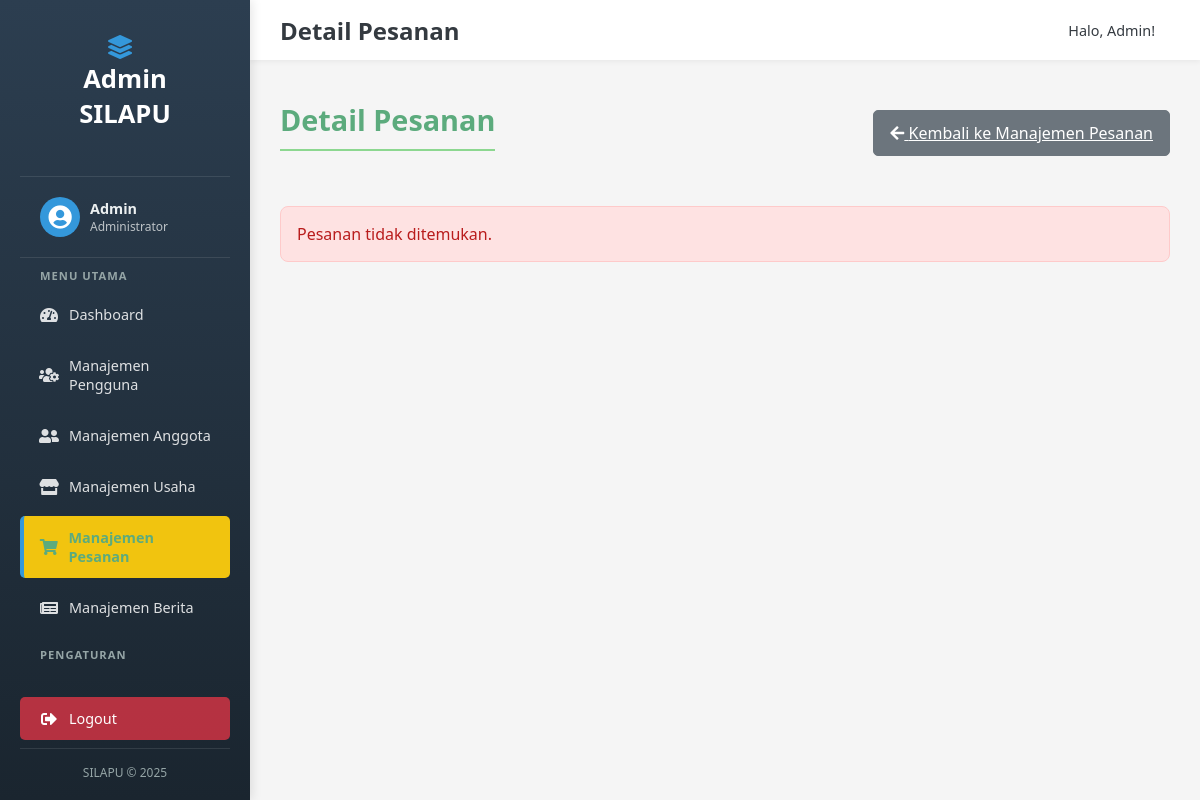
The page /admin/detail_pesanan.php?nomor_pesanan=INV-20250516-BC37 (signed in) on the database as committed earlier.
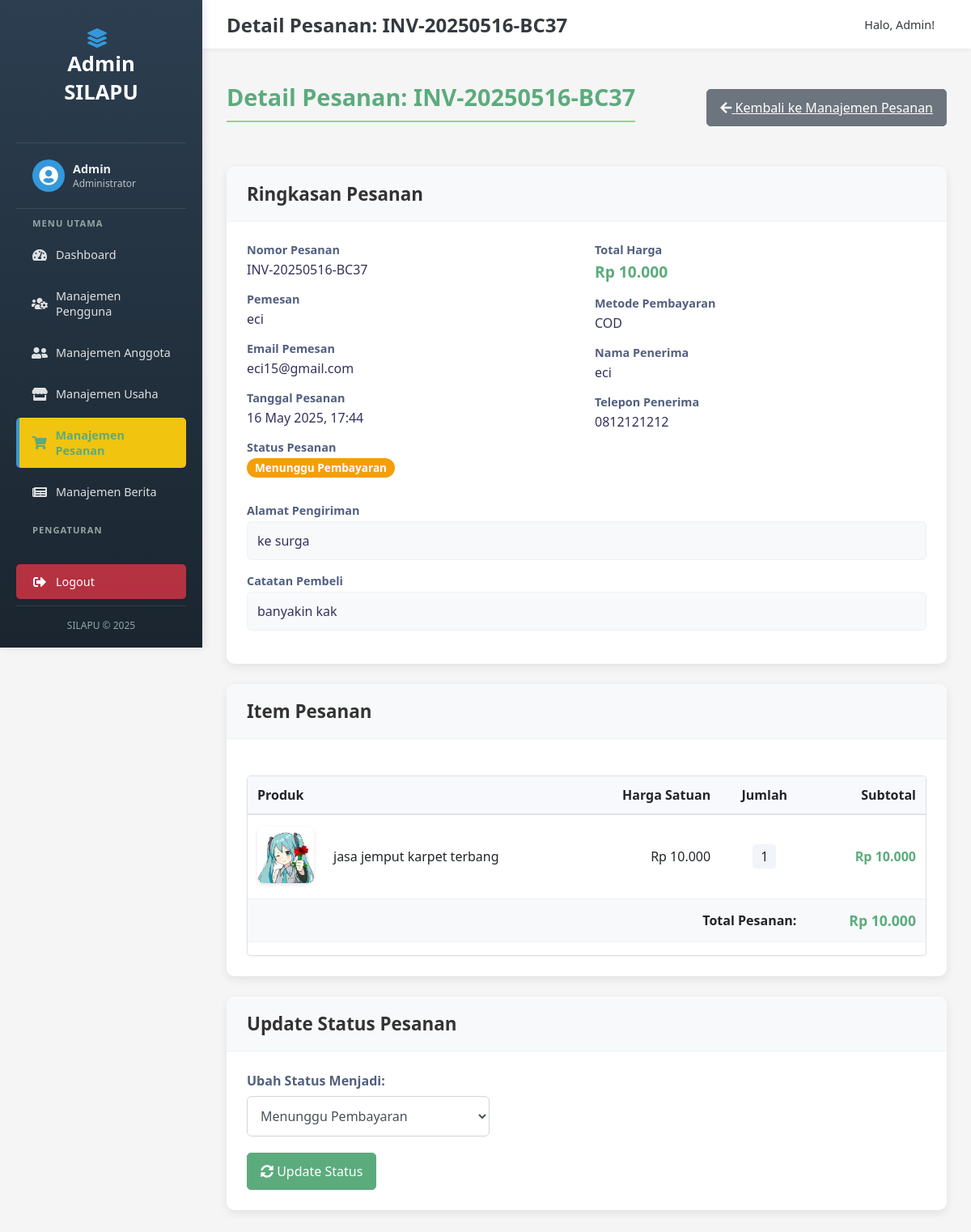
The same page on the database as committed later.
### tables this page shows
CREATE TABLE `pesanan` (
  `id` int NOT NULL,
  `user_id` int DEFAULT NULL,
  `nomor_pesanan` varchar(50) NOT NULL,
  `total_harga` decimal(12,2) NOT NULL,
  `status_pesanan` varchar(50) NOT NULL DEFAULT 'Menunggu Pembayaran',
  `metode_pembayaran` varchar(100) DEFAULT NULL,
  `alamat_pengiriman` text,
  `nama_penerima` varchar(255) DEFAULT NULL,
  `telepon_penerima` varchar(20) DEFAULT NULL,
  `catatan_pembeli` text,
  `tanggal_pesanan` timestamp NULL DEFAULT CURRENT_TIMESTAMP,
  `tanggal_update` timestamp NULL DEFAULT CURRENT_TIMESTAMP ON UPDATE CURRENT_TIMESTAMP
);

CREATE TABLE `users` (
  `id` int NOT NULL,
  `username` varchar(100) NOT NULL,
  `email` varchar(255) NOT NULL,
  `password` varchar(255) NOT NULL,
  `role` varchar(50) NOT NULL DEFAULT 'user',
  `created_at` timestamp NULL DEFAULT CURRENT_TIMESTAMP
);

CREATE TABLE `detail_pesanan` (
  `id` int NOT NULL,
  `pesanan_id` int NOT NULL,
  `produk_id` int DEFAULT NULL,
  `nama_produk` varchar(255) NOT NULL,
  `harga_produk` decimal(10,2) NOT NULL,
  `jumlah` int NOT NULL,
  `subtotal_item` decimal(10,2) NOT NULL
);

CREATE TABLE `produk_layanan` (
  `id` int NOT NULL,
  `usaha_id` int NOT NULL,
  `nama_produk_layanan` varchar(255) NOT NULL,
  `deskripsi_produk_layanan` text,
  `harga` decimal(10,2) NOT NULL,
  `satuan` varchar(50) DEFAULT 'pcs',
  `stok` int DEFAULT NULL,
  `foto_produk_layanan` varchar(255) DEFAULT NULL,
  `kategori_produk_layanan` varchar(100) DEFAULT NULL,
  `is_tersedia` tinyint(1) DEFAULT '1',
  `tanggal_ditambahkan` timestamp NULL DEFAULT CURRENT_TIMESTAMP,
  `tanggal_diupdate` timestamp NULL DEFAULT CURRENT_TIMESTAMP ON UPDATE CURRENT_TIMESTAMP
);

### admin/detail_pesanan.php (the view, shortened to what the rows shown need)
<?php
 $pathPrefix = '../';
 $adminPathPrefix = '';
 $pageTitle = "Detail Pesanan";
 require $pathPrefix . 'config/db.php';
 $pesanan_detail = null;
 $item_pesanan_list = [];
 $error_message = '';
 if (!isset($_GET['nomor_pesanan'])) {
     $error_message = "Nomor pesanan tidak disediakan.";
 } else {
     $nomor_pesanan_url = trim($_GET['nomor_pesanan']);
     $stmt_pesanan = $conn->prepare("SELECT p.*, u.username AS nama_pemesan, u.email AS email_pemesan
                                     FROM pesanan p
                                     LEFT JOIN users u ON p.user_id = u.id
                                     WHERE p.nomor_pesanan = ?");
     if (!$stmt_pesanan) {
         $error_message = "Database error (prepare pesanan): " . $conn->error;
     } else {
         $stmt_pesanan->bind_param("s", $nomor_pesanan_url);
         $stmt_pesanan->execute();
         $result_pesanan = $stmt_pesanan->get_result();
         if ($result_pesanan->num_rows === 1) {
             $pesanan_detail = $result_pesanan->fetch_assoc();
             $pageTitle = "Detail Pesanan: " . htmlspecialchars($pesanan_detail['nomor_pesanan']);
             $stmt_items = $conn->prepare("SELECT dp.*, pl.foto_produk_layanan
                                           FROM detail_pesanan dp
                                           LEFT JOIN produk_layanan pl ON dp.produk_id = pl.id
                                           WHERE dp.pesanan_id = ?");
             if (!$stmt_items) {
                 $error_message = ($error_message ? $error_message . "<br>" : "") . "Database error (prepare items): " . $conn->error;
             } else {
                 $stmt_items->bind_param("i", $pesanan_detail['id']);
                 $stmt_items->execute();
                 $result_items = $stmt_items->get_result();
                 while ($row = $result_items->fetch_assoc()) {
                     $item_pesanan_list[] = $row;
                 }
             }
         } else {
             $error_message = "Pesanan tidak ditemukan.";
         }
     }
 }
 include $pathPrefix . 'includes/admin_header.php';
 ?>
<div class="page-header">
    <h2 class="section-title"><?php echo $pageTitle; ?></h2>
    <a href="<?php echo $adminPathPrefix; ?>manajemen_pesanan.php" class="btn btn-secondary">
        <i class="fas fa-arrow-left"></i> Kembali ke Manajemen Pesanan
    </a>
</div>
<?php if ($pesanan_detail): ?>
    <div class="card">
        <div class="card-header">
            <h3 class="card-title">Ringkasan Pesanan</h3>
        </div>
        <div class="card-body">
            <div class="info-grid">
                <div>
                    <div class="info-group">
                        <span class="info-label">Nomor Pesanan</span>
                        <div class="info-value"><?php echo htmlspecialchars($pesanan_detail['nomor_pesanan']); ?></div>
                    </div>
                    <div class="info-group">
                        <span class="info-label">Pemesan</span>
                        <div class="info-value">
                            <?php echo htmlspecialchars($pesanan_detail['nama_pemesan'] ?? '[User Dihapus]'); ?>
                        </div>
                    </div>
                    <div class="info-group">
                        <span class="info-label">Email Pemesan</span>
                        <div class="info-value"><?php echo htmlspecialchars($pesanan_detail['email_pemesan'] ?? '-'); ?></div>
                    </div>
                    <div class="info-group">
                        <span class="info-label">Tanggal Pesanan</span>
                        <div class="info-value"><?php echo date('d F Y, H:i', strtotime($pesanan_detail['tanggal_pesanan'])); ?></div>
                    </div>
                    <div class="info-group">
                        <span class="info-label">Status Pesanan</span>
                        <div class="info-value">
                            <span class="badge" style="background-color: <?php
                                $status_colors = [
                                    'Menunggu Pembayaran' => '#f59e0b',
                                    'Pembayaran Dikonfirmasi' => '#10b981',
                                    'Diproses' => '#3b82f6',
                                    'Dikirim' => '#8b5cf6',
                                    'Selesai' => '#16a34a',
                                    'Dibatalkan' => '#ef4444'
                                ];
                                echo $status_colors[$pesanan_detail['status_pesanan']] ?? '#6c757d';
                            ?>; color: white;">
                                <?php echo htmlspecialchars($pesanan_detail['status_pesanan']); ?>
                            </span>
                        </div>
                    </div>
                </div>
                <div>
                    <div class="info-group">
                        <span class="info-label">Total Harga</span>
                        <div class="info-value total-price">Rp <?php echo number_format($pesanan_detail['total_harga'], 0, ',', '.'); ?></div>
                    </div>
                    <div class="info-group">
                        <span class="info-label">Metode Pembayaran</span>
                        <div class="info-value"><?php echo htmlspecialchars($pesanan_detail['metode_pembayaran']); ?></div>
                    </div>
                    <div class="info-group">
                        <span class="info-label">Nama Penerima</span>
                        <div class="info-value"><?php echo htmlspecialchars($pesanan_detail['nama_penerima']); ?></div>
                    </div>
                    <div class="info-group">
                        <span class="info-label">Telepon Penerima</span>
                        <div class="info-value"><?php echo htmlspecialchars($pesanan_detail['telepon_penerima']); ?></div>
                    </div>
                </div>
            </div>
            <div class="info-group" style="margin-top: 15px;">
                <span class="info-label">Alamat Pengiriman</span>
                <div class="info-value" style="background-color: #f8f9fa; padding: 12px; border-radius: 6px; border: 1px solid #edf2f7;">
                    <?php echo nl2br(htmlspecialchars($pesanan_detail['alamat_pengiriman'])); ?>
                </div>
            </div>
            <?php if (!empty($pesanan_detail['catatan_pembeli'])): ?>
                <div class="info-group">
                    <span class="info-label">Catatan Pembeli</span>
                    <div class="info-value" style="background-color: #f8f9fa; padding: 12px; border-radius: 6px; border: 1px solid #edf2f7;">
                        <?php echo nl2br(htmlspecialchars($pesanan_detail['catatan_pembeli'])); ?>
                    </div>
                </div>
            <?php endif; ?>
        </div>
    </div>
    <div class="card">
        <div class="card-header">
            <h3 class="card-title">Item Pesanan</h3>
        </div>
        <div class="card-body">
            <?php if (!empty($item_pesanan_list)): ?>
                <div class="table-responsive">
                    <table class="table">
                        <thead>
                            <tr>
                                <th colspan="2">Produk</th>
                                <th style="text-align: right;">Harga Satuan</th>
                                <th style="text-align: center;">Jumlah</th>
                                <th style="text-align: right;">Subtotal</th>
                            </tr>
                        </thead>
                        <tbody>
                            <?php foreach ($item_pesanan_list as $item): ?>
                                <tr>
                                    <td style="width: 90px;">
                                        <?php if ($item['foto_produk_layanan']): ?>
                                            <img src="<?php echo $pathPrefix . htmlspecialchars($item['foto_produk_layanan']); ?>"
                                                 alt="<?php echo htmlspecialchars($item['nama_produk']); ?>"
                                                 class="product-image">
                                        <?php else: ?>
                                            <img src="<?php echo $pathPrefix; ?>assets/images/placeholder_produk.png"
                                                 alt="Placeholder"
                                                 class="product-image" style="opacity:0.5;">
                                        <?php endif; ?>
                                    </td>
                                    <td>
                                        <div style="font-weight: 500;"><?php echo htmlspecialchars($item['nama_produk']); ?></div>
                                    </td>
                                    <td style="text-align: right; white-space: nowrap;">
                                        Rp <?php echo number_format($item['harga_produk'], 0, ',', '.'); ?>
                                    </td>
                                    <td style="text-align: center;">
                                        <span style="display: inline-block; background-color: #f1f5f9; padding: 4px 10px; border-radius: 4px; font-weight: 500;">
                                            <?php echo $item['jumlah']; ?>
                                        </span>
                                    </td>
                                    <td style="text-align: right; white-space: nowrap; font-weight: 600; color: var(--dark-green);">
                                        Rp <?php echo number_format($item['subtotal_item'], 0, ',', '.'); ?>
                                    </td>
                                </tr>
                            <?php endforeach; ?>
                            <tr style="background-color: #f8f9fa;">
                                <td colspan="4" style="text-align: right; font-weight: 600; padding: 15px;">Total Pesanan:</td>
                                <td style="text-align: right; font-weight: 700; font-size: 1.1rem; color: var(--dark-green);">
                                    Rp <?php echo number_format($pesanan_detail['total_harga'], 0, ',', '.'); ?>
                                </td>
                            </tr>
                        </tbody>
                    </table>
                </div>
            <?php endif; ?>
        </div>
    </div>
    <div class="card">
        <div class="card-header">
            <h3 class="card-title">Update Status Pesanan</h3>
        </div>
        <div class="card-body">
            <form action="<?php echo $adminPathPrefix; ?>detail_pesanan.php?nomor_pesanan=<?php echo urlencode($pesanan_detail['nomor_pesanan']); ?>" method="POST">
                <div class="form-group">
                    <label for="status_baru" class="form-label">Ubah Status Menjadi:</label>
                    <select name="status_baru" id="status_baru" class="form-control" style="max-width: 300px;">
                        <?php
                        $all_statuses = ['Menunggu Pembayaran', 'Pembayaran Dikonfirmasi', 'Diproses', 'Dikirim', 'Selesai', 'Dibatalkan'];
                        foreach ($all_statuses as $status_option) {
                            $selected = ($pesanan_detail['status_pesanan'] == $status_option) ? 'selected' : '';
                            $status_color = '';
                            switch ($status_option) {
                                case 'Menunggu Pembayaran': $status_color = '#f59e0b'; break;
                                case 'Pembayaran Dikonfirmasi': $status_color = '#10b981'; break;
                                case 'Diproses': $status_color = '#3b82f6'; break;
                                case 'Dikirim': $status_color = '#8b5cf6'; break;
                                case 'Selesai': $status_color = '#16a34a'; break;
                                case 'Dibatalkan': $status_color = '#ef4444'; break;
                            }
                            echo "<option value=\"$status_option\" $selected style=\"color: $status_color; font-weight: 500;\">" .
                                    htmlspecialchars($status_option) .
                                 "</option>";
                        }
                        ?>
                    </select>
                </div>
                <button type="submit" name="update_status_pesanan" class="btn btn-primary">
                    <i class="fas fa-sync-alt"></i> Update Status
                </button>
            </form>
        </div>
    </div>
<?php endif; ?>
<?php
include $pathPrefix . 'includes/admin_footer.php';
?>

### includes/admin_header.php (shortened to what the rows shown need)
<!DOCTYPE html>
<html lang="id">
<head>
    <link rel="stylesheet" href="<?php echo ($pathPrefix ?? '../'); ?>assets/css/admin_style.css">
     <link rel="stylesheet" href="https://cdnjs.cloudflare.com/ajax/libs/font-awesome/5.15.4/css/all.min.css">
</head>
<body class="admin-body"> <?php  ?>
    <?php
        include 'admin_sidebar.php';
    ?>
    <div class="main-content-area">
        <header class="admin-top-header">
            <h1 class="page-main-title"><?php echo $pageTitle ?? 'Dashboard Admin'; ?></h1>
            <?php if(isset($_SESSION['user_id']) && isset($_SESSION['username'])): ?>
            <div class="admin-user-info">
                <span>Halo, <?php echo htmlspecialchars($_SESSION['username']); ?>!</span>
            </div>
            <?php endif; ?>
        </header>
        <main class="page-content <?php  ?>">
            <div class="content-wrapper">

Rows that differ between the two databases and show on the page:
added pesanan: nomor_pesanan "Detail Pesanan: INV-20250516-BC37", nomor_pesanan "INV-20250516-BC37", user.username "eci", user.email "eci15@gmail.com", tanggal_pesanan "16 May 2025, 17:44", status_pesanan "Menunggu Pembayaran", total_harga "10.000", metode_pembayaran "COD", nama_penerima "eci", telepon_penerima "0812121212", alamat_pengiriman "ke surga", catatan_pembeli "banyakin kak"
added detail_pesanan: produk.foto_produk_layanan (picture), nama_produk "jasa jemput karpet terbang", harga_produk "10.000", jumlah "1", subtotal_item "10.000"
Other text that changed with them:
form field status_baru: (not shown) → "Menunggu Pembayaran"
$pageTitle: "Detail Pesanan" → (not shown)
$error_message: "Pesanan tidak ditemukan." → (not shown)
text now shown: "Ringkasan Pesanan Nomor Pesanan Pemesan Email Pemesan Tanggal Pesanan Status Pesanan Total Harga Rp Metode Pembayaran Nama Penerima Telepon Penerima Alamat Pengiriman Catatan Pembeli Item Pesanan Produk Harga Satuan Jumlah Subtotal Total Pesanan: Rp Update Status Pesanan Ubah Status Menjadi: Update Status"
